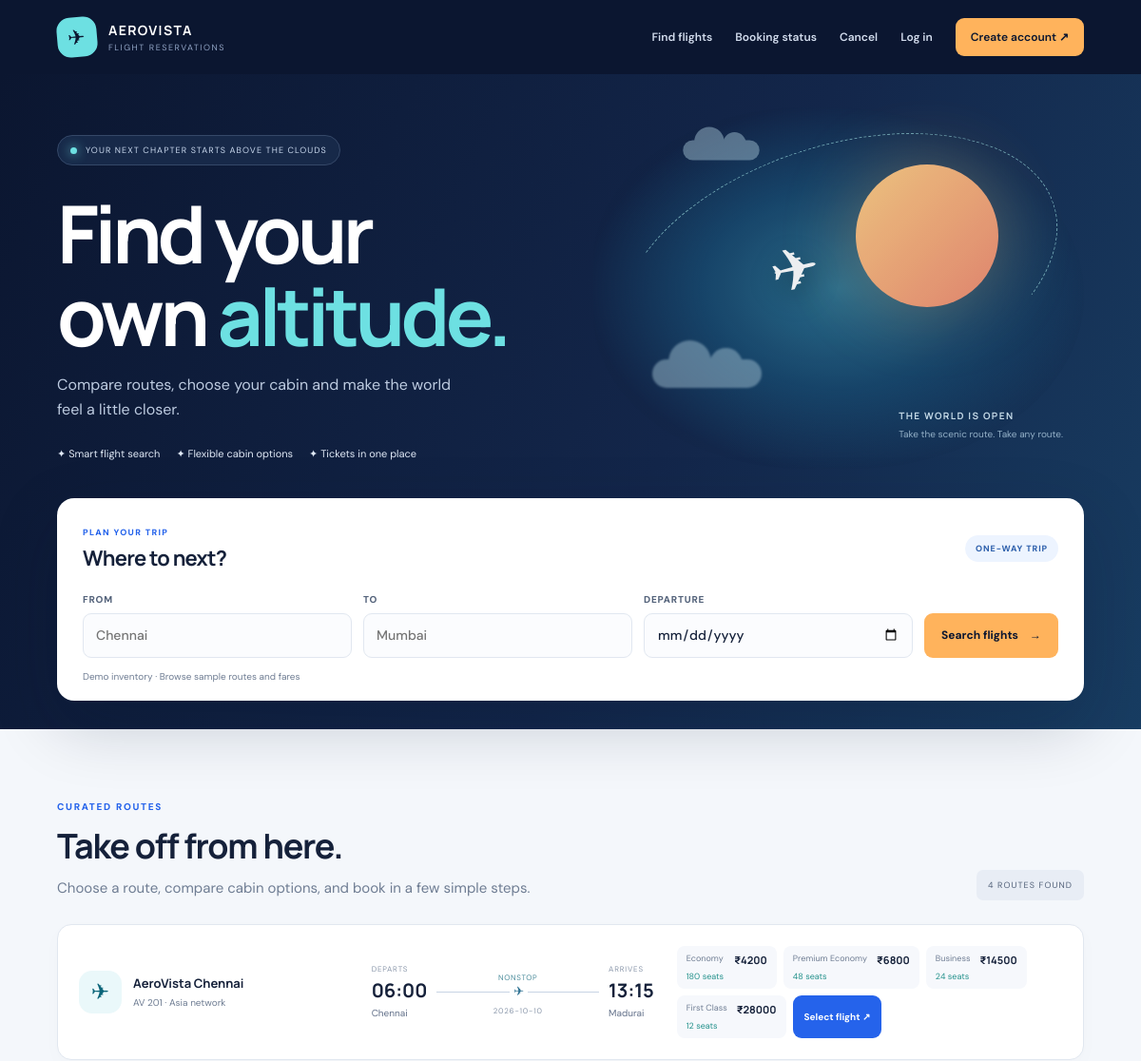
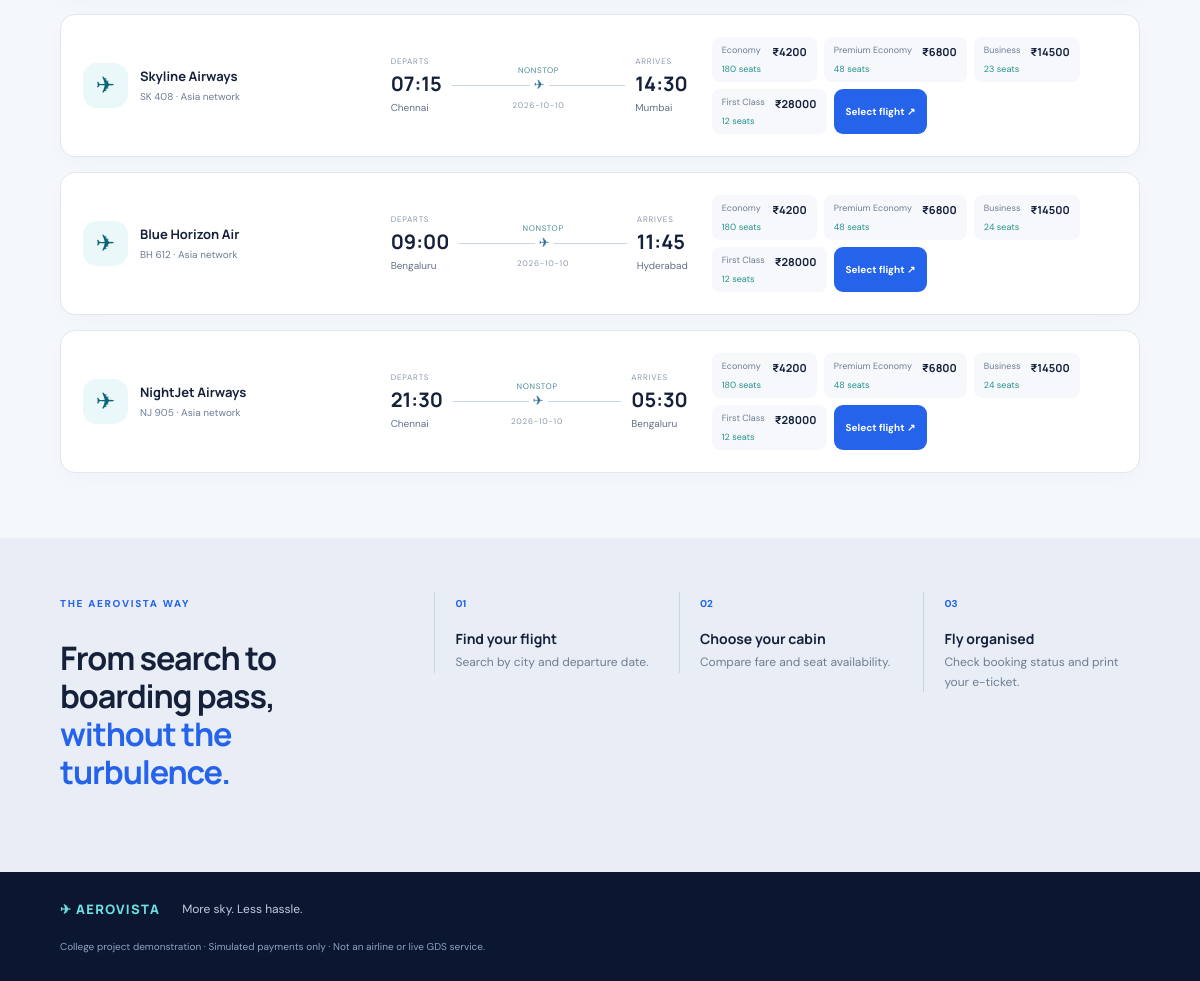
The page / on the database its author committed (2 pictures, top to bottom).
### tables this page shows
CREATE TABLE flights(id INTEGER PRIMARY KEY,number TEXT UNIQUE NOT NULL,name TEXT NOT NULL,origin TEXT NOT NULL,destination TEXT NOT NULL,departure TEXT NOT NULL,arrival TEXT NOT NULL,journey_date TEXT NOT NULL,zone TEXT DEFAULT 'South',active INTEGER DEFAULT 1);

CREATE TABLE classes(id INTEGER PRIMARY KEY,flight_id INTEGER REFERENCES flights(id),class_name TEXT NOT NULL,capacity INTEGER NOT NULL,fare REAL NOT NULL,UNIQUE(flight_id,class_name));

### app.py (the view)
@app.route("/")
def index():
 o=request.args.get("origin","").strip(); dest=request.args.get("destination","").strip(); d=request.args.get("journey_date","").strip()
 sql="SELECT * FROM flights WHERE active=1"; p=[]
 if o: sql+=" AND lower(origin) LIKE lower(?)"; p.append("%"+o+"%")
 if dest: sql+=" AND lower(destination) LIKE lower(?)"; p.append("%"+dest+"%")
 if d: sql+=" AND journey_date=?"; p.append(d)
 sql+=" ORDER BY journey_date,departure"
 with db() as c:
  ts=c.execute(sql,p).fetchall(); cards=[]
  for t in ts:
   cs=c.execute("SELECT * FROM classes WHERE flight_id=? ORDER BY fare",(t["id"],)).fetchall()
   cards.append({"flight":t,"classes":[{"class":x,"available":available(t["id"],x,t["journey_date"])} for x in cs]})
 return render_template("index.html",cards=cards,origin=o,destination=dest,journey_date=d)

### app.py (called while the page is built)
def db():
 c=sqlite3.connect(DB); c.row_factory=sqlite3.Row; c.execute("PRAGMA foreign_keys=ON"); return c

def me():
 if not session.get("uid"): return None
 with db() as c: return c.execute("SELECT id,name,email,role FROM users WHERE id=?",(session["uid"],)).fetchone()

def available(tid,cls,d):
 with db() as c:
  n=c.execute("SELECT COALESCE(SUM(passenger_count),0) n FROM bookings WHERE flight_id=? AND class_name=? AND journey_date=? AND status='CONFIRMED'",(tid,cls["class_name"],d)).fetchone()["n"]
 return max(0,cls["capacity"]-n)

@app.context_processor
def ctx(): return {"current_user":me(),"today":date.today().isoformat()}

### templates/index.html
{% extends "base.html" %}{% block content %}
<section class="hero-flight"><div class="hero-copy"><div class="pill-label"><span class="live-dot"></span> YOUR NEXT CHAPTER STARTS ABOVE THE CLOUDS</div><h1>Find your<br>own <em>altitude.</em></h1><p>Compare routes, choose your cabin and make the world feel a little closer.</p><div class="hero-points"><span>✦ Smart flight search</span><span>✦ Flexible cabin options</span><span>✦ Tickets in one place</span></div></div><div class="sky-art" aria-hidden="true"><div class="sun-orb"></div><div class="flight-path"></div><div class="plane-icon">✈</div><div class="cloud cloud-one"></div><div class="cloud cloud-two"></div><div class="sky-caption"><b>THE WORLD IS OPEN</b><small>Take the scenic route. Take any route.</small></div></div>
<form class="flight-search" method="get"><div class="search-heading"><div><small>PLAN YOUR TRIP</small><h2>Where to next?</h2></div><span class="trip-chip">ONE-WAY TRIP</span></div><div class="search-fields"><label><span>FROM</span><div class="field-icon">↗</div><input name="origin" value="{{ origin }}" placeholder="Chennai" required></label><label><span>TO</span><div class="field-icon">⌖</div><input name="destination" value="{{ destination }}" placeholder="Mumbai" required></label><label><span>DEPARTURE</span><input type="date" name="journey_date" min="{{ today }}" value="{{ journey_date }}" required></label><button class="btn search-btn">Search flights <span>→</span></button></div><p class="search-note">Demo inventory · Browse sample routes and fares</p></form></section>
<section class="content flight-results"><div class="section-top"><div><span class="eyebrow">CURATED ROUTES</span><h2>Take off from here.</h2><p class="muted">Choose a route, compare cabin options, and book in a few simple steps.</p></div><span class="result-count">{{ cards|length }} ROUTE{{ '' if cards|length == 1 else 'S' }} FOUND</span></div><div class="flight-list">{% for item in cards %}{% set t=item.flight %}<article class="flight-card"><div class="airline-side"><div class="airline-logo">✈</div><div><b>{{ t.name }}</b><small>{{ t.number }} · {{ t.zone }} network</small></div></div><div class="flight-route"><div><small>DEPARTS</small><b>{{ t.departure }}</b><span>{{ t.origin }}</span></div><div class="route-line"><span>NONSTOP</span><div></div><small>{{ t.journey_date }}</small></div><div><small>ARRIVES</small><b>{{ t.arrival }}</b><span>{{ t.destination }}</span></div></div><div class="flight-fares">{% for x in item.classes %}<div class="fare-chip"><span>{{ x.class.class_name }}</span><b>₹{{ "%.0f"|format(x.class.fare) }}</b><small>{{ x.available }} seats</small></div>{% endfor %}<a class="btn small" href="{{ url_for('flight_detail',tid=t.id) }}">Select flight ↗</a></div></article>{% else %}<div class="empty-state"><div>✈</div><h3>No flights on this route yet</h3><p>Try Chennai, Bengaluru, Madurai or Mumbai, or select a different date.</p><a href="{{ url_for('index') }}">Explore sample flights →</a></div>{% endfor %}</div></section>
<section class="benefits"><div><span class="eyebrow">THE AEROVISTA WAY</span><h2>From search to boarding pass,<br><em>without the turbulence.</em></h2></div><article><span>01</span><h3>Find your flight</h3><p>Search by city and departure date.</p></article><article><span>02</span><h3>Choose your cabin</h3><p>Compare fare and seat availability.</p></article><article><span>03</span><h3>Fly organised</h3><p>Check booking status and print your e-ticket.</p></article></section>{% endblock %}

### templates/base.html (shortened to what this page needs)
<!doctype html>
<html lang="en"><head><link rel="stylesheet" href="{{ url_for('static',filename='style.css') }}"></head>
<body><header class="site-header"><a class="brand" href="{{ url_for('index') }}"><span class="brand-mark">✈</span><span><b>AEROVISTA</b><small>FLIGHT RESERVATIONS</small></span></a><nav><a href="{{ url_for('index') }}">Find flights</a><a href="{{ url_for('booking_code') }}">Booking status</a><a href="{{ url_for('cancel') }}">Cancel</a>{% if current_user %}{% if current_user.role=='admin' %}<a href="{{ url_for('admin') }}">Admin console</a>{% else %}<a href="{{ url_for('reservations') }}">My tickets</a><a href="{{ url_for('feedback') }}">Feedback</a>{% endif %}<a class="nav-cta" href="{{ url_for('logout') }}">Log out ↗</a>{% else %}<a href="{{ url_for('login') }}">Log in</a><a class="nav-cta" href="{{ url_for('register') }}">Create account ↗</a>{% endif %}</nav></header>
<main>{% block content %}{% endblock %}</main><footer><div class="footer-brand">✈ AEROVISTA</div><span>More sky. Less hassle.</span><small>College project demonstration · Simulated payments only · Not an airline or live GDS service.</small></footer></body></html>

### rows shown on the page
flights: name "AeroVista Chennai", number "AV 201", zone "Asia", departure "06:00", origin "Chennai", journey_date "2026-10-10", arrival "13:15", destination "Madurai"
classes: class.class_name "Economy", class.fare "4200"
classes: class.class_name "Premium Economy", class.fare "6800"
classes: class.class_name "Business", class.fare "14500"
classes: class.class_name "First Class", class.fare "28000"
flights: name "Skyline Airways", number "SK 408", zone "Asia", departure "07:15", origin "Chennai", journey_date "2026-10-10", arrival "14:30", destination "Mumbai"
classes: class.class_name "Economy", class.fare "4200"
classes: class.class_name "Premium Economy", class.fare "6800"
classes: class.class_name "Business", class.fare "14500"
classes: class.class_name "First Class", class.fare "28000"
flights: name "Blue Horizon Air", number "BH 612", zone "Asia", departure "09:00", origin "Bengaluru", journey_date "2026-10-10", arrival "11:45", destination "Hyderabad"
classes: class.class_name "Economy", class.fare "4200"
classes: class.class_name "Premium Economy", class.fare "6800"
classes: class.class_name "Business", class.fare "14500"
classes: class.class_name "First Class", class.fare "28000"
flights: name "NightJet Airways", number "NJ 905", zone "Asia", departure "21:30", origin "Chennai", journey_date "2026-10-10", arrival "05:30", destination "Bengaluru"
classes: class.class_name "Economy", class.fare "4200"
classes: class.class_name "Premium Economy", class.fare "6800"
classes: class.class_name "Business", class.fare "14500"
classes: class.class_name "First Class", class.fare "28000"

### other values the page prints
{{ cards|length }} "4"
{{ '' if cards|length == 1 else 'S' }} "S"
{{ x.available }} "180" "48" "24" "12" "180" "48" "23" "12" "180" "48" "24" "12" "180" "48" "24" "12"
